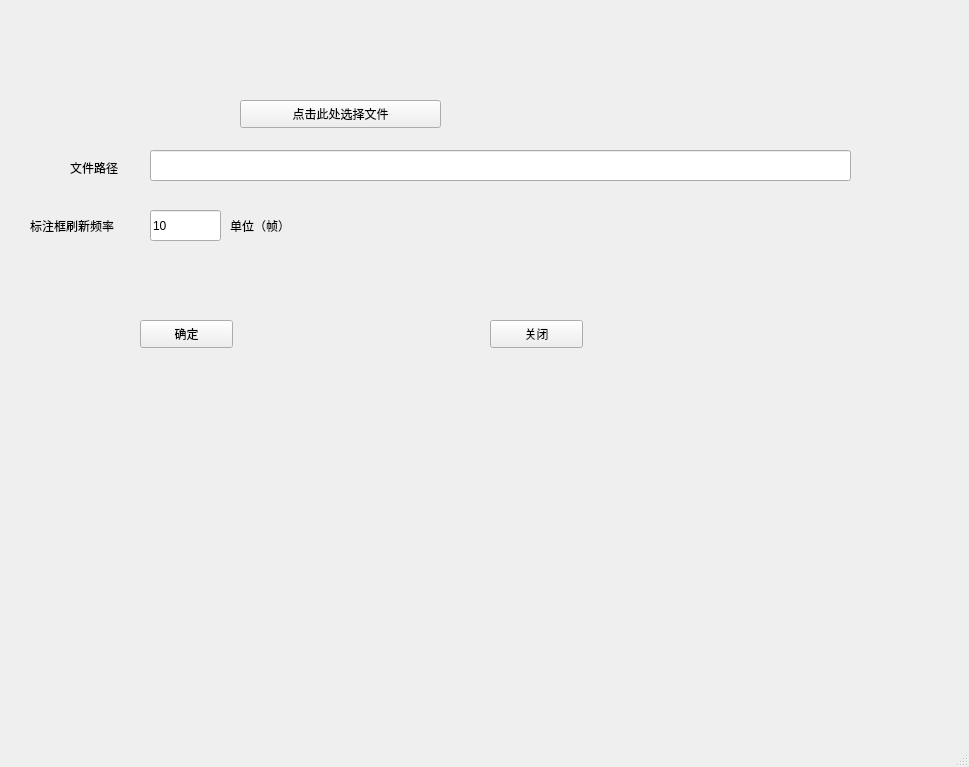
<?xml version="1.0" encoding="UTF-8"?>
<ui version="4.0">
 <class>MainWindow</class>
 <widget class="QMainWindow" name="MainWindow">
  <property name="geometry">
   <rect>
    <x>0</x>
    <y>0</y>
    <width>969</width>
    <height>767</height>
   </rect>
  </property>
  <property name="windowTitle">
   <string>MainWindow</string>
  </property>
  <widget class="QWidget" name="centralwidget">
   <widget class="QPushButton" name="pathbutton">
    <property name="geometry">
     <rect>
      <x>240</x>
      <y>100</y>
      <width>201</width>
      <height>28</height>
     </rect>
    </property>
    <property name="text">
     <string>点击此处选择文件</string>
    </property>
   </widget>
   <widget class="QLabel" name="label">
    <property name="geometry">
     <rect>
      <x>70</x>
      <y>160</y>
      <width>72</width>
      <height>15</height>
     </rect>
    </property>
    <property name="text">
     <string>文件路径</string>
    </property>
   </widget>
   <widget class="QPushButton" name="queding">
    <property name="geometry">
     <rect>
      <x>140</x>
      <y>320</y>
      <width>93</width>
      <height>28</height>
     </rect>
    </property>
    <property name="text">
     <string>确定</string>
    </property>
   </widget>
   <widget class="QPushButton" name="myclose">
    <property name="geometry">
     <rect>
      <x>490</x>
      <y>320</y>
      <width>93</width>
      <height>28</height>
     </rect>
    </property>
    <property name="text">
     <string>关闭</string>
    </property>
   </widget>
   <widget class="QLabel" name="surelabel">
    <property name="geometry">
     <rect>
      <x>180</x>
      <y>260</y>
      <width>651</width>
      <height>16</height>
     </rect>
    </property>
    <property name="text">
     <string/>
    </property>
   </widget>
   <widget class="QLineEdit" name="pathlabel">
    <property name="geometry">
     <rect>
      <x>150</x>
      <y>150</y>
      <width>701</width>
      <height>31</height>
     </rect>
    </property>
   </widget>
   <widget class="QLabel" name="label_2">
    <property name="geometry">
     <rect>
      <x>30</x>
      <y>210</y>
      <width>111</width>
      <height>31</height>
     </rect>
    </property>
    <property name="text">
     <string>标注框刷新频率</string>
    </property>
   </widget>
   <widget class="QLineEdit" name="time">
    <property name="geometry">
     <rect>
      <x>150</x>
      <y>210</y>
      <width>71</width>
      <height>31</height>
     </rect>
    </property>
    <property name="text">
     <string>10</string>
    </property>
   </widget>
   <widget class="QLabel" name="label_3">
    <property name="geometry">
     <rect>
      <x>230</x>
      <y>210</y>
      <width>81</width>
      <height>31</height>
     </rect>
    </property>
    <property name="text">
     <string>单位（帧）</string>
    </property>
   </widget>
  </widget>
  <widget class="QMenuBar" name="menubar">
   <property name="geometry">
    <rect>
     <x>0</x>
     <y>0</y>
     <width>969</width>
     <height>26</height>
    </rect>
   </property>
  </widget>
  <widget class="QStatusBar" name="statusbar"/>
 </widget>
 <resources/>
 <connections/>
</ui>
